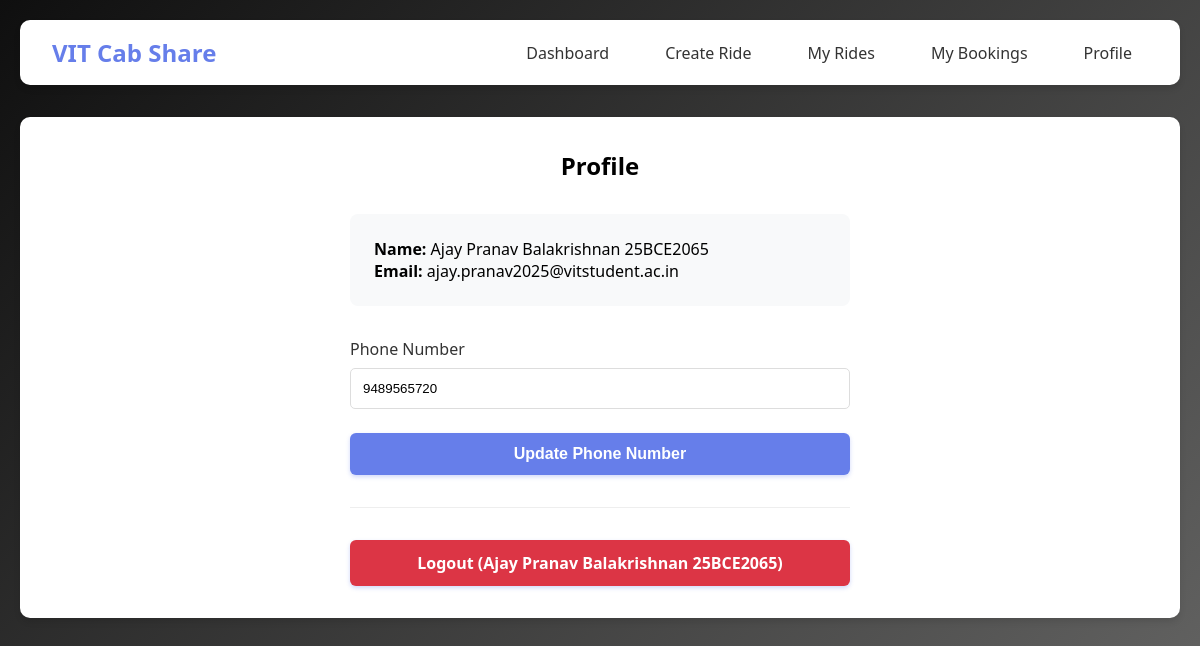
Screenshot of /edit_profile (signed in) with the database file from the repository.
### app.py (models this page shows)
class User(db.Model):
    id = db.Column(db.Integer, primary_key=True)
    name = db.Column(db.String(100), nullable=False)
    email = db.Column(db.String(120), unique=True, nullable=False)
    phone = db.Column(db.String(15), nullable=True)
    google_id = db.Column(db.String(100), unique=True, nullable=False)
    rides = db.relationship('Ride', backref='creator', lazy=True)
    bookings = db.relationship('Booking', backref='user', lazy=True)

### app.py (the view)
@app.route('/edit_profile', methods=['GET', 'POST'])
def edit_profile():
    if 'user_id' not in session:
        return redirect(url_for('login'))
    user = User.query.get(session['user_id'])
    if not user:
        session.clear()
        flash('Session expired. Please login again.', 'error')
        return redirect(url_for('login'))
    if request.method == 'POST':
        phone = request.form['phone']
        user.phone = phone
        db.session.commit()
        flash('Phone number updated successfully!', 'success')
        return redirect(url_for('index'))
    return render_template('edit_profile.html', user=user)

### templates/edit_profile.html (shortened to what this page needs)
{% extends "base.html" %}
{% block content %}
<div style="max-width: 500px; margin: 0 auto;">
    <h2 style="margin-bottom: 2rem; text-align: center;">Profile</h2>
    <div style="background: #f8f9fa; padding: 1.5rem; border-radius: 8px; margin-bottom: 2rem;">
        <p><strong>Name:</strong> {{ user.name }}</p>
        <p><strong>Email:</strong> {{ user.email }}</p>
    </div>
    <form method="POST" style="margin-bottom: 1.5rem;">
        <div class="form-group">
            <label for="phone">Phone Number</label>
            <input type="tel" id="phone" name="phone" value="{{ user.phone or '' }}" required>
        </div>
        <button type="submit" class="btn" style="width: 100%;">Update Phone Number</button>
    </form>
    <hr style="margin: 2rem 0; border: 0; border-top: 1px solid #eee;">
    <div style="text-align: center;">
        <ul style="list-style: none; padding: 0;">
            <li>
                <a href="{{ url_for('logout') }}" class="btn btn-danger" style="width: 100%; display: block; text-decoration: none;">
                    Logout ({{ session.user_name }})
                </a>
            </li>
        </ul>
    </div>
</div>
{% endblock %}

### templates/base.html (style rules this page uses)
* { margin: 0; padding: 0; box-sizing: border-box; }
body { font-family: 'Segoe UI', Tahoma, Geneva, Verdana, sans-serif; background: linear-gradient(135deg, #0f0f0f 0%, #676766 100%); min-height: 100vh; padding: 20px; }
.btn { display: inline-block; padding: 0.75rem 1.5rem; background: #667eea; color: white; text-decoration: none; border-radius: 6px; border: none; cursor: pointer; font-size: 1rem; font-weight: 600; transition: all 0.3s; box-shadow: 0 2px 4px rgba(102, 126, 234, 0.3); }
.btn-danger { background: #dc3545; }
form { max-width: 500px; }
.form-group { margin-bottom: 1.5rem; }
label { display: block; margin-bottom: 0.5rem; font-weight: 500; color: #333; }
input, select, textarea { width: 100%; padding: 0.75rem; border: 1px solid #ddd; border-radius: 5px; }

### rows the page displays
User: name "Ajay Pranav Balakrishnan 25BCE2065", email "ajay.pranav2025@vitstudent.ac.in", phone "9489565720", user_name "Ajay Pranav Balakrishnan 25BCE2065"
